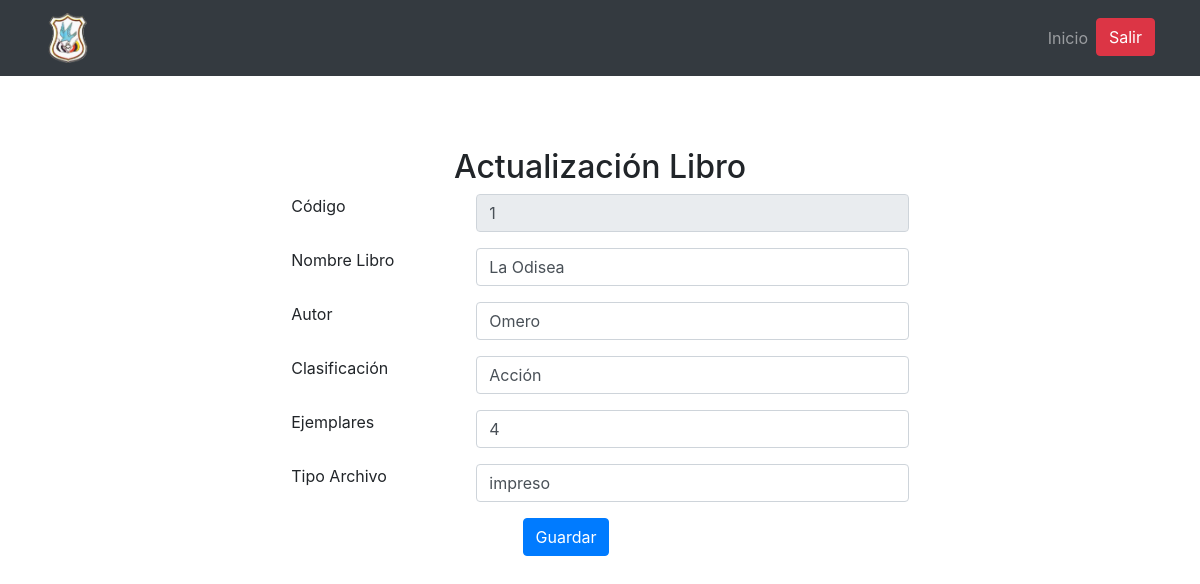
/proyectopoo/formularios/actualizarLibro.php?codigo=1, run on the app's committed database.
### tables this page shows
CREATE TABLE `libros` (
  `id_libro` int(11) NOT NULL,
  `nombre_libro` varchar(250) NOT NULL,
  `autor` varchar(200) NOT NULL,
  `clasificacion` varchar(25) NOT NULL,
  `n_copias` int(11) DEFAULT NULL,
  `archivo` varchar(250) DEFAULT NULL,
  `tipo` varchar(15) NOT NULL
);

### proyectopoo/formularios/actualizarLibro.php (the view, shortened to what this page needs)
<?php
    include 'conexion.php';
    $codigo=$_GET['codigo'];
    $sql="SELECT * FROM libros WHERE id_libro='$codigo'";
    $resultado = mysqli_query($conexion,$sql);
    while ($fila = mysqli_fetch_array($resultado)) {
          $codigo=$fila['id_libro'];
          $nombre=$fila['nombre_libro'];
          $autor=$fila['autor'];
          $cate=$fila['clasificacion'];
          $ejemplares=$fila['n_copias'];
          $tipo =$fila['tipo'];
        }
?>
<!DOCTYPE html>
<html lang="en">
<head>
  <link rel="stylesheet" href="../css/style.css">
  <link rel="stylesheet" href="../css/bootstrap.css">
</head>
<body>
  <nav class="navbar navbar-expand-sm navbar-dark bg-dark">
      <div class="container">
          <a class="navbar-brand" href="#">
    <img src="../imagenes/Insibo.png" width="50" height="50" class="d-inline-block align-top" alt="">
  </a>
      <div class="collapse navbar-collapse" id="navMenu">
        <ul class="navbar-nav ml-auto mt-2 mt-lg-0">
          <li class="nav-item">
            <a class="nav-link" href="#">Inicio</a>
          </li>
          <li class="nav-item">
            <a class="btn btn-danger" href="Sesion.php">Salir</a>
          </li>
        </ul>
      </div>
      </div>
    </nav>
  <br>
  <br>
  <br>
<div class="container">
    <h2 class="text-center">Actualización Libro</h2>
<form class="form-horizontal" role="form" method="post" action="CodigoActualizarli.php">
  <div class="form-group " style="display: flex; justify-content: center">
    <label for="id_libro" class="col-lg-2 control-label ">Código</label>
    <div class="col-lg-5 center">
      <input type="text" class="form-control" value="<?php echo $codigo; ?>" name="id_libro" readonly>
    </div>
  </div>
  <div class="form-group " style="display: flex; justify-content: center">
    <label for="nombre_libro" class="col-lg-2 control-label ">Nombre Libro</label>
    <div class="col-lg-5 center">
      <input type="text" class="form-control" value="<?php echo $nombre; ?>" name="nombre_libro"
             placeholder="Ingrese el nombre del Libro">
    </div>
  </div>
  <div class="form-group " style="display: flex; justify-content: center">
    <label for="autor" class="col-lg-2 control-label ">Autor</label>
    <div class="col-lg-5 center">
      <input type="text" class="form-control" value="<?php echo $autor; ?>"  name="autor"
             placeholder="Ingrese el autor del libro">
    </div>
  </div>
  <div class="form-group " style="display: flex; justify-content: center">
    <label for="clasificacion" class="col-lg-2 control-label ">Clasificación</label>
    <div class="col-lg-5 center">
      <input type="text" class="form-control" value="<?php echo $cate; ?>" name="clasificacion"
             placeholder="Ingrese la clasificación a la que pertenece el libro">
    </div>
  </div>
  <div class="form-group" style="display: flex; justify-content: center">
    <label for="n_copias" class="col-lg-2 control-label">Ejemplares</label>
    <div class="col-lg-5">
      <input type="text" class="form-control" value="<?php echo $ejemplares; ?>" name="n_copias"
             placeholder="Ingrese la cantidad de ejemplares disponibles">
    </div>
  </div>
  <div class="form-group " style="display: flex; justify-content: center">
    <label for="tipo" class="col-lg-2 control-label ">Tipo Archivo</label>
    <div class="col-lg-5 center">
      <input type="text" class="form-control" value="<?php echo $tipo; ?>" name="tipo"
             placeholder="Ingrese la clasificacion a la que pertenece el libro">
    </div>
  </div>
  <div class="form-group" style="display: flex; justify-content: center">
    <div class=" col-lg-2">
      <button type="submit" class="btn btn-primary">Guardar</button>
    </div>
  </div>
</form>
</div>
</body>
</html>

### data on the page
libros: id_libro "1", nombre_libro "La Odisea", autor "Omero", clasificacion "Acción", n_copias "4", tipo "impreso"
